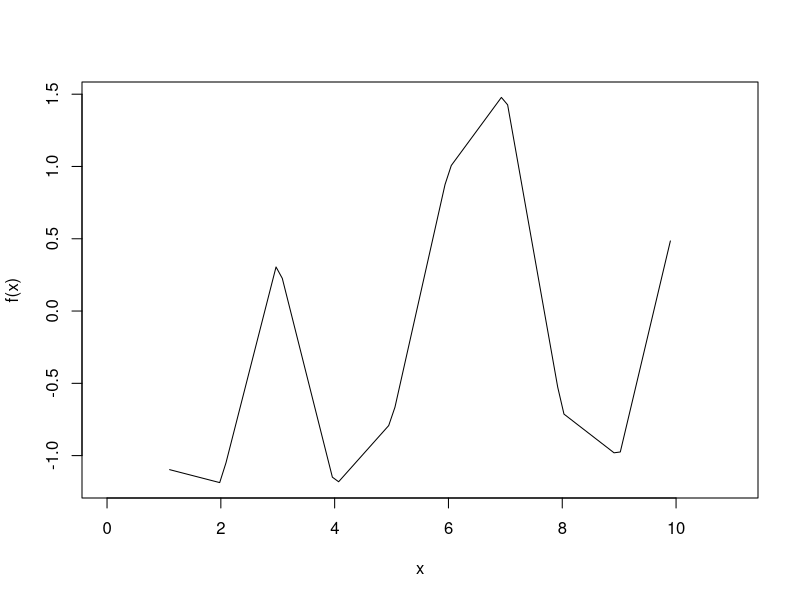

Reproduce this figure in R. (Note: this script raises an error after producing the figure.)
## ---- chunk 1
force
## ---- chunk 2
x <- 1:10
y <- rnorm(10)
f <- approxfun(x, y)
f
f(x)
curve(f(x), 0, 11)
## ---- chunk 3
x <- rnorm(12)
f <- ecdf(x)
f
f(seq(-2, 2, by = 0.1))
## ---- chunk 4
pick <- function(i) {
  force(i)
  function(x) x[[i]]
}
## ---- chunk 5
x <- list("a", "b", "c")
identical(x[[1]], pick(1)(x))

identical(
  lapply(mtcars, pick(5)),
  lapply(mtcars, function(x) x[[5]])
)
## ---- chunk 6
moment <- function(k) {
  force(k)
  
  function(x) (sum((x - mean(x)) ^ k)) / length(x)
}
## ---- chunk 7
m1 <- moment(1)
m2 <- moment(2)
x <- runif(100)
stopifnot(all.equal(m1(x), 0))
stopifnot(all.equal(m2(x), var(x) * 99 / 100))
## ---- chunk 8
i <- 0
new_counter2 <- function() {
  i <<- i + 1
  i
}
## ---- chunk 9
new_counter3 <- function() {
  i <- 0
  function() {
    i <- i + 1
    i
  }
}
## ---- chunk 10
new_counter3()

new_counter3()
## ---- chunk 11
boxcox3 <- function(x) {
  function(lambda) {
    if (lambda == 0) {
      log(x)
    } else {
      (x^lambda - 1) / lambda
    }
  }
}
## ---- chunk 12
funs <- list(
  mean = function(x) mean(x, na.rm = TRUE),
  sum = function(x) sum(x, na.rm = TRUE)
)

attach(funs)
mean <- function(x) stop("Hi!")
detach(funs)

env_bind(globalenv(), !!!funs)
mean <- function(x) stop("Hi!")
env_unbind(globalenv(), names(funs))
